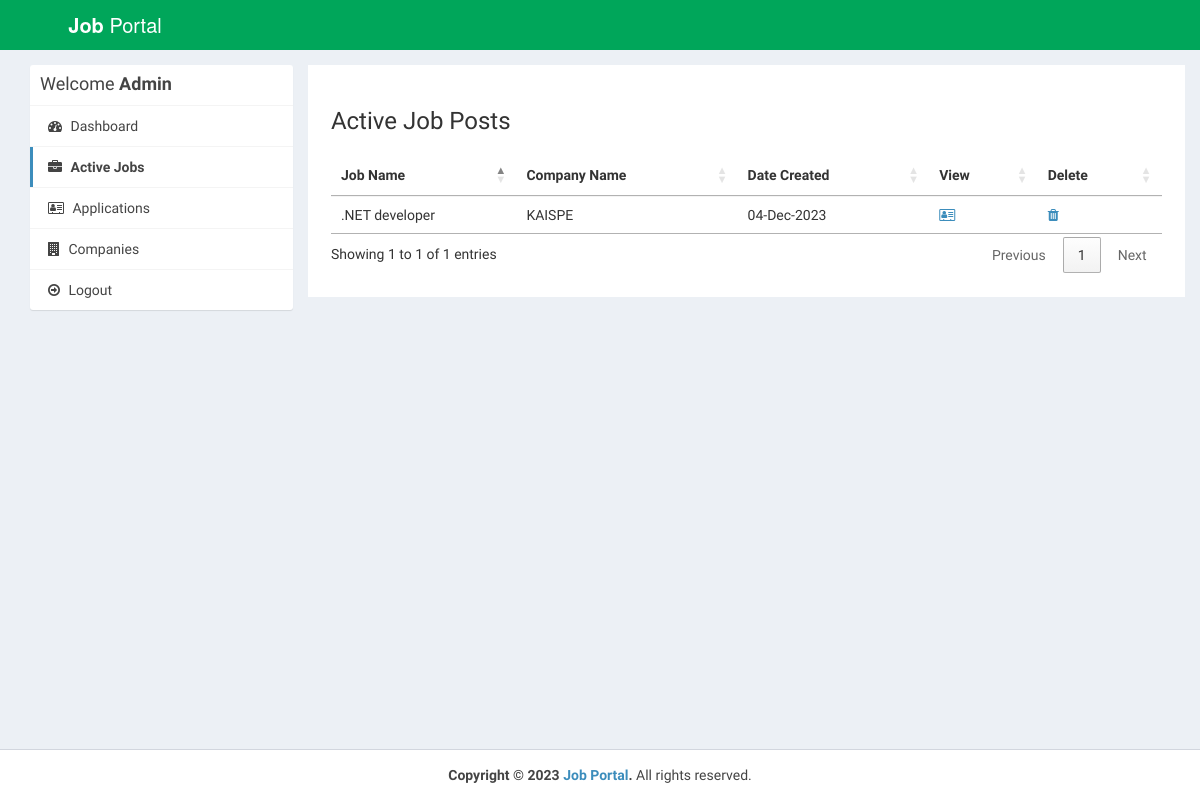
Before: /admin/active-jobs.php (signed in) with the older database file.
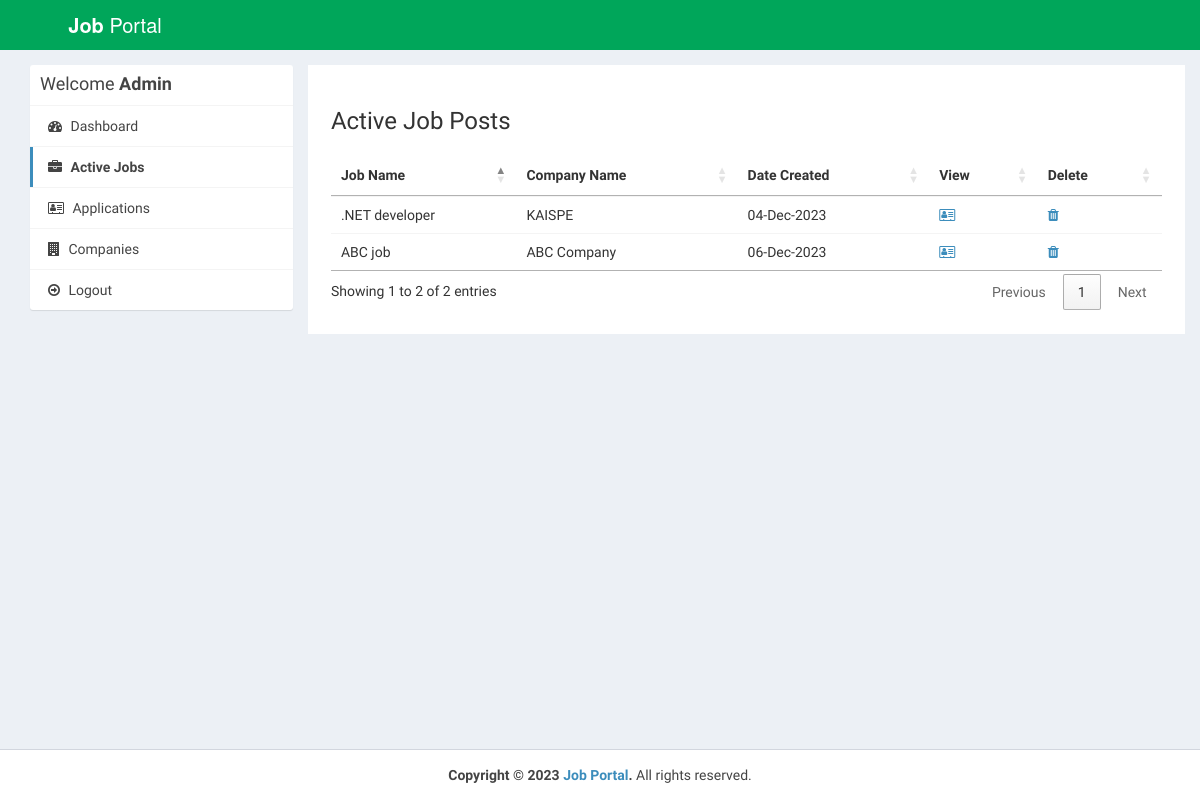
After: the same page with the newer database file.
### tables this page shows
CREATE TABLE `job_post` (
  `id_jobpost` int(11) NOT NULL,
  `id_company` int(11) NOT NULL,
  `jobtitle` varchar(255) NOT NULL,
  `description` text NOT NULL,
  `minimumsalary` varchar(255) NOT NULL,
  `maximumsalary` varchar(255) NOT NULL,
  `experience` varchar(255) NOT NULL,
  `qualification` varchar(255) NOT NULL,
  `createdat` timestamp NOT NULL DEFAULT current_timestamp()
);

CREATE TABLE `company` (
  `id_company` int(11) NOT NULL,
  `name` varchar(255) NOT NULL,
  `companyname` varchar(255) NOT NULL,
  `contactno` varchar(255) NOT NULL,
  `website` varchar(255) NOT NULL,
  `email` varchar(255) NOT NULL,
  `password` varchar(255) NOT NULL,
  `aboutme` varchar(255) DEFAULT NULL,
  `logo` varchar(255) NOT NULL,
  `createdAt` timestamp NOT NULL DEFAULT current_timestamp(),
  `active` int(11) NOT NULL DEFAULT 2,
  `id_city` int(11) NOT NULL
);

### admin/active-jobs.php (the view, shortened to what this page needs)
<?php
require_once("../db.php");
?>
<!DOCTYPE html>
<html>
<head>
  <link rel="stylesheet" href="https://cdnjs.cloudflare.com/ajax/libs/twitter-bootstrap/3.3.7/css/bootstrap.min.css">
  <link rel="stylesheet" href="https://cdnjs.cloudflare.com/ajax/libs/font-awesome/4.7.0/css/font-awesome.min.css">
  <link rel="stylesheet" href="https://cdnjs.cloudflare.com/ajax/libs/ionicons/2.0.1/css/ionicons.min.css">
  <link rel="stylesheet" href="https://cdn.datatables.net/1.10.15/css/jquery.dataTables.min.css">
  <link rel="stylesheet" href="../css/AdminLTE.min.css">
  <link rel="stylesheet" href="../css/_all-skins.min.css">
  <link rel="stylesheet" href="../css/custom.css">
</head>
<body class="hold-transition skin-green sidebar-mini">
<div class="wrapper">
  <header class="main-header">
    <a href="index.php" class="logo logo-bg">
      <span class="logo-lg"><b>Job</b> Portal</span>
    </a>
    <nav class="navbar navbar-static-top">
    </nav>
  </header>
  <div class="content-wrapper" style="margin-left: 0px;">
    <section id="candidates" class="content-header">
      <div class="container">
        <div class="row">
          <div class="col-md-3">
            <div class="box box-solid">
              <div class="box-header with-border">
                <h3 class="box-title">Welcome <b>Admin</b></h3>
              </div>
              <div class="box-body no-padding">
                <ul class="nav nav-pills nav-stacked">
                  <li><a href="dashboard.php"><i class="fa fa-dashboard"></i> Dashboard</a></li>
                  <li class="active"><a href="active-jobs.php"><i class="fa fa-briefcase"></i> Active Jobs</a></li>
                  <li><a href="applications.php"><i class="fa fa-address-card-o"></i> Applications</a></li>
                  <li><a href="companies.php"><i class="fa fa-building"></i> Companies</a></li>
                  <li><a href="../logout.php"><i class="fa fa-arrow-circle-o-right"></i> Logout</a></li>
                </ul>
              </div>
            </div>
          </div>
          <div class="col-md-9 bg-white padding-2">
            <h3>Active Job Posts</h3>
            <div class="row margin-top-20">
              <div class="col-md-12">
                <div class="box-body table-responsive no-padding">
                  <table id="example2" class="table table-hover">
                    <thead>
                      <th>Job Name</th>
                      <th>Company Name</th>
                      <th>Date Created</th>
                      <th>View</th>
                      <th>Delete</th>
                    </thead>
                    <tbody>
                      <?php
                      $sql = "SELECT job_post.*, company.companyname FROM job_post INNER JOIN company ON job_post.id_company=company.id_company";
                      $result = $conn->query($sql);
                      if($result->num_rows > 0) {
                        while($row = $result->fetch_assoc()) {
                      ?>
                      <tr>
                        <td><?php echo $row['jobtitle']; ?></td>
                        <td><?php echo $row['companyname']; ?></td>
                        <td><?php echo date("d-M-Y", strtotime($row['createdat'])); ?></td>
                        <td><a href="view-job-post.php?id=<?php echo $row['id_jobpost']; ?>"><i class="fa fa-address-card-o"></i></a></td>
                        <td><a href="delete-job-post.php?id=<?php echo $row['id_jobpost']; ?>"><i class="fa fa-trash"></i></a></td>
                      </tr>
                            <?php
                        }
                      }
                    ?>
                    </tbody>
                  </table>
                </div>
              </div>
            </div>
          </div>
        </div>
      </div>
    </section>
  </div>
  <footer class="main-footer" style="margin-left: 0px;">
    <div class="text-center">
      <strong>Copyright &copy; 2023 <a href="jonsnow.netai.net">Job Portal</a>.</strong> All rights
    reserved.
    </div>
  </footer>
</div>
</body>
</html>

Changed rows visible on the page:
added job_post: jobtitle "ABC job", id_company.companyname "ABC Company", createdat "06-Dec-2023"
Other visible differences:
text written by a page script: "Showing 1 to 1 of 1 entries Previous 1 Next" → "Showing 1 to 2 of 2 entries Previous 1 Next"
